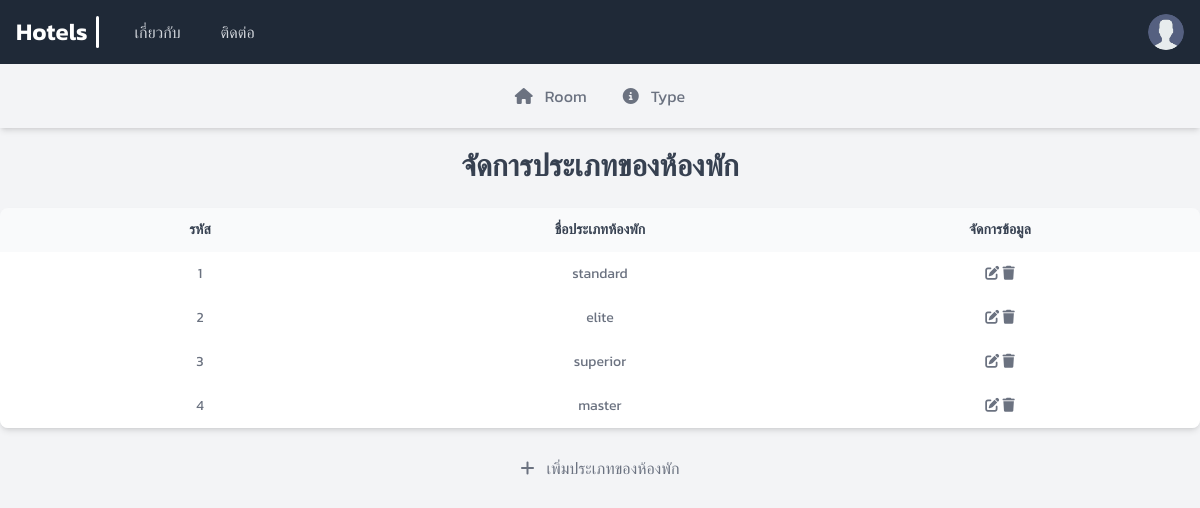
/manageType.php, run on the app's committed database.
### tables this page shows
CREATE TABLE `type_room` (
  `id` varchar(10) NOT NULL,
  `name` varchar(255) NOT NULL
);

### manageType.php (the view, shortened to what this page needs)
<?php
    require 'config/database.php';
    $sql = "SELECT * FROM type_room";
    $result = mysqli_query($conn, $sql);
    $typesData = [];
    while ($type = mysqli_fetch_array($result)) {
        $typesData[] = Array(
            'id' => $type['id'],
            'name' => $type['name'],
        );
    }
?>
<!DOCTYPE html>
<html lang="en">
<head>
    <script src="https://cdn.tailwindcss.com"></script>
    <link rel="stylesheet" href="./assets/css/main.css">
</head>
<body class="bg-[#f3f4f6] min-w-[360px]">
    <?php include 'includes/navbar.php'; ?>
    <?php include 'includes/subbar.php'; ?>
    <div class="flex items-center justify-center mt-5">
        <h1 class="text-3xl font-semibold text-gray-700">จัดการประเภทของห้องพัก</h1>
    </div>
    <div class="relative overflow-x-auto shadow-md sm:rounded-lg mx-auto max-w-screen-xl mt-6">
        <table class="w-full text-left rtl:text-right text-gray-500 dark:text-gray-400">
            <thead class="text-gray-700 uppercase bg-gray-50 dark:bg-gray-700 dark:text-gray-400 font-normal text-sm">
                <tr>
                    <th scope="col" class="w-1/3 py-3 text-center">
                        รหัส
                    </th>
                    <th scope="col" class="w-1/3 py-3 text-center">
                        ชื่อประเภทห้องพัก
                    </th>
                    <th scope="col" class="w-1/3 py-3 text-center">
                        จัดการข้อมูล
                    </th>
                </tr>
            </thead>
            <tbody>
                <?php foreach ($typesData as $type) { ?>
                    <tr class="bg-white dark:bg-gray-800 text-sm">
                        <td class="w-1/3 py-3 text-center">
                            <p><?php echo $type['id']; ?></p>
                        </td>
                        <td class="w-1/3 py-3 text-center">
                            <p><?php echo $type['name']; ?></p>
                        </td>
                        <td class="w-1/3 py-3 text-center">
                            <a href="editType.php?id=<?php echo $type['id']; ?>" class="text-gray-500 hover:text-amber-400 transition-all
                            duration-300 ease-in-out justify-center group">
                                <i class="fa-solid fa-edit"></i>
                            </a>
                            <a href="deleteType.php?id=<?php echo $type['id']; ?>" class="text-gray-500 hover:text-amber-400 transition-all
                            duration-300 ease-in-out justify-center group">
                                <i class="fa-solid fa-trash"></i>
                            </a>
                        </td>
                    </tr>
                <?php } ?>
            </tbody>
        </table>
    </div>
    <div class="flex items-center justify-center mt-5">
        <a href="addType.php" class="flex items-center p-2 text-gray-500 rounded-lg hover:bg-gray-100 dark:hover:bg-gray-700
            hover:text-amber-400 transition-all duration-300 ease-in-out justify-center group">
            <i class="fa-solid fa-plus"></i>
            <span class="ms-3">เพิ่มประเภทของห้องพัก</span>
        </a>
    </div>
</body>
</html>

### assets/css/main.css (style rules this page uses)
* { font-family: "Kanit", sans-serif; margin: 0; padding: 0; box-sizing: border-box; }

### data on the page
type_room: id "1", name "standard"
type_room: id "2", name "elite"
type_room: id "3", name "superior"
type_room: id "4", name "master"
